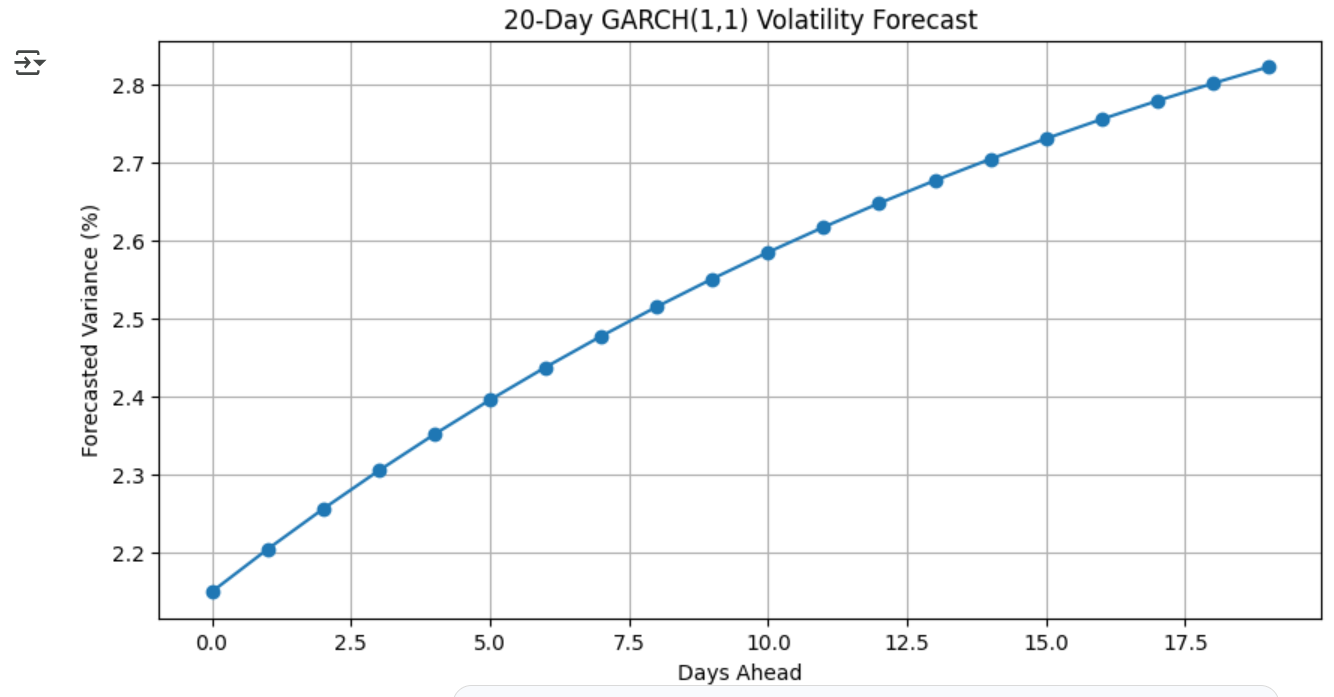

Write Python code to recreate this figure.
import numpy as np
import pandas as pd
from arch import arch_model
import yfinance as yf

# Load AAPL price data
df = yf.download("AAPL", start="2010-01-01")
log_returns = np.log(df["Close"] / df["Close"].shift(1)).dropna()
# Fit the GARCH(1,1) model
model = arch_model(log_returns * 100, vol='GARCH', p=1, q=1)
model_fit = model.fit(disp="off")

# Print results
print(model_fit.summary())
# Forecast volatility
forecast = model_fit.forecast(horizon=20)
forecast_vol = forecast.variance[-1:].T

# Plot forecasted volatility
import matplotlib.pyplot as plt

plt.figure(figsize=(10, 5))
plt.plot(forecast_vol.values.flatten(), marker='o')
plt.title("20-Day GARCH(1,1) Volatility Forecast")
plt.xlabel("Days Ahead")
plt.ylabel("Forecasted Variance (%)")
plt.grid(True)
plt.show()
